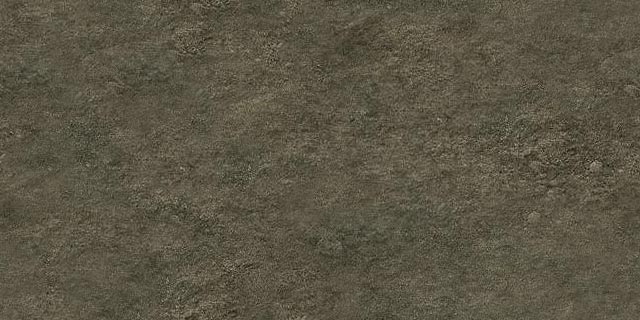
#> input picture share/pngSplit/08010.jpg, 640 x 320 px
$ python pngsplit.py
#> lines starting #> are read from the running program, lines starting #| are printed output that depends on the picture
# -*- coding: utf-8 -*-

from PIL import Image

# 打开图片
img = Image.open('08010.jpg')
#> img is the input picture: PIL image 640x320 RGB; mean R, G, B 91.2, 85.4, 68.7

# 每块的宽度和高度
block_width = 72
block_height = 36

# 图片的宽度和高度
img_width, img_height = img.size
#> img_width = 640; img_height = 320

# 计算水平和垂直方向上各有多少块
num_horizontal_blocks = img_width // block_width
#> num_horizontal_blocks = 8
num_vertical_blocks = img_height // block_height
#> num_vertical_blocks = 8

# 遍历每一块并保存
for i in range(num_horizontal_blocks):
    for j in range(num_vertical_blocks):
        # 计算块的位置
        x = i * block_width
        y = j * block_height
        # 裁剪出块
        block = img.crop((x, y, x+block_width, y+block_height))
        # 保存块
        block.save('block_%d_%d.jpg' % (i, j))
#> this loop made 8 passes
#> pass 1, `block.save('block_%d_%d.jpg' % (i, j))`:
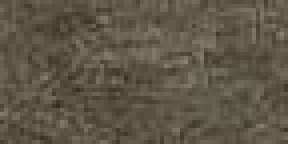
#> saved as block_0_0.jpg: PIL image 72x36 RGB (shown 4 times larger); mean R, G, B 94, 87.4, 70.8
#> pass 1, `block.save('block_%d_%d.jpg' % (i, j))`:
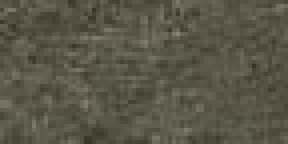
#> saved as block_0_1.jpg: PIL image 72x36 RGB (shown 4 times larger); mean R, G, B 91.4, 85.9, 69.6
#> pass 1, `block.save('block_%d_%d.jpg' % (i, j))`:
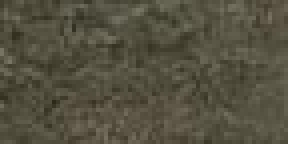
#> saved as block_0_2.jpg: PIL image 72x36 RGB (shown 4 times larger); mean R, G, B 84.2, 80.6, 63.8
#> pass 1, `block.save('block_%d_%d.jpg' % (i, j))`:
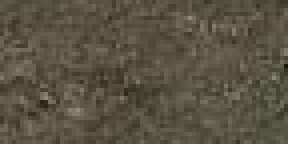
#> saved as block_0_3.jpg: PIL image 72x36 RGB (shown 4 times larger); mean R, G, B 88.8, 83.2, 66.9
#> after the loop:
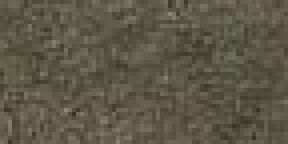
#> block: PIL image 72x36 RGB (shown 4 times larger); mean R, G, B 92.4, 87.6, 70.6
